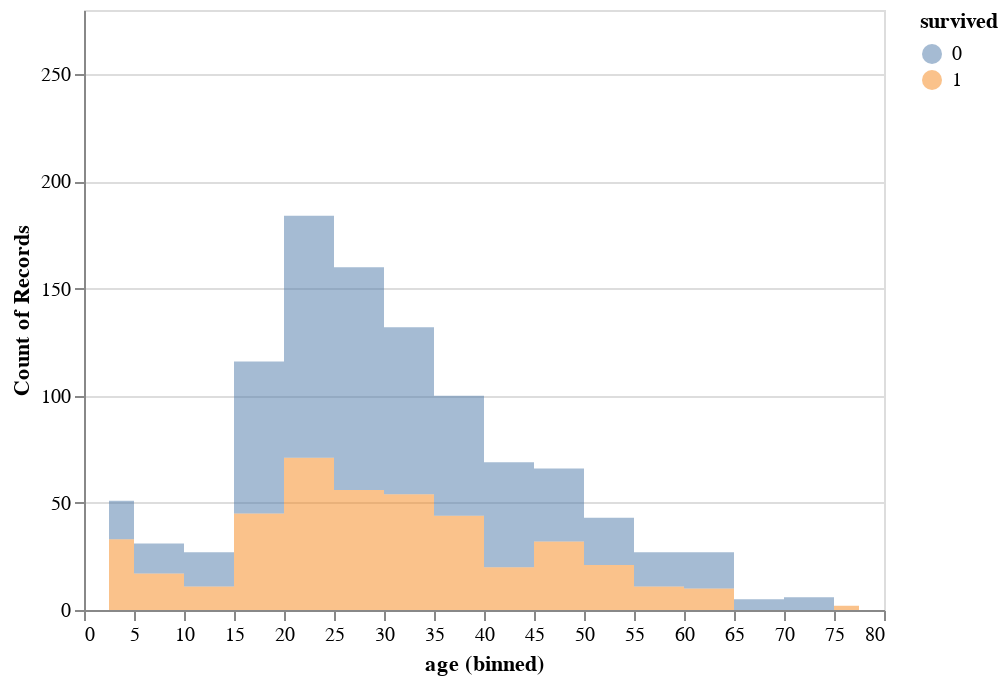

Notebook code for this chart:
### Code cell
alt.Chart(df).mark_area(
    opacity=0.5, interpolate='step').encode(alt.X('age:Q',bin=alt.Bin(maxbins=20)),
                                            alt.Y('count()'),alt.Color('survived:N'))

### Figure 1 — Vega-Lite specification as saved in the notebook (floating-point values rounded to 4 significant figures; data arrays with more than 128 entries replaced by an {"elided": "..."} marker saying what was removed)
{"config": {"view": {"continuousWidth": 400, "continuousHeight": 300}}, "data": {"name": "data-a13a9da4813e3a3d216492be72c2fa38"}, "mark": {"type": "area", "interpolate": "step", "opacity": 0.5}, "encoding": {"color": {"type": "nominal", "field": "survived"}, "x": {"type": "quantitative", "bin": {"maxbins": 20}, "field": "age"}, "y": {"type": "quantitative", "aggregate": "count"}}, "$schema": "https://vega.github.io/schema/vega-lite/v4.8.1.json", "datasets": {"data-a13a9da4813e3a3d216492be72c2fa38": {"elided": "1309 records"}}}
